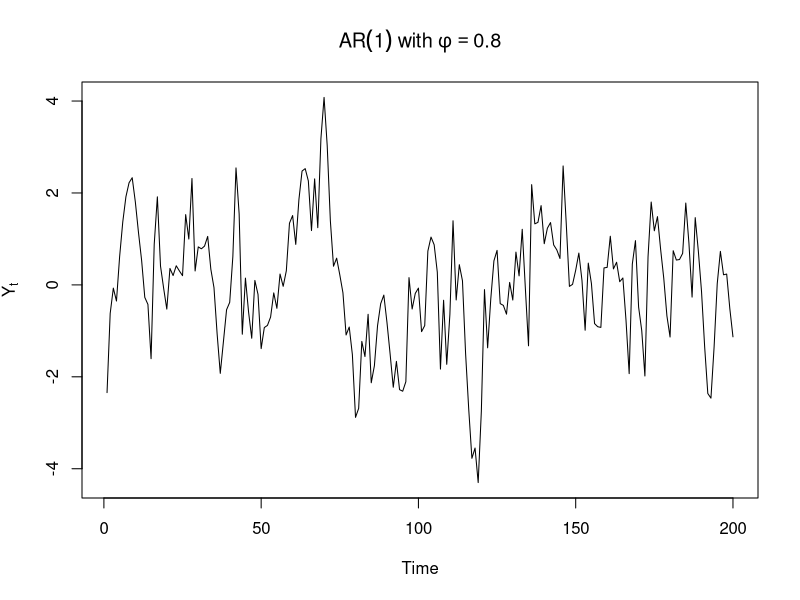
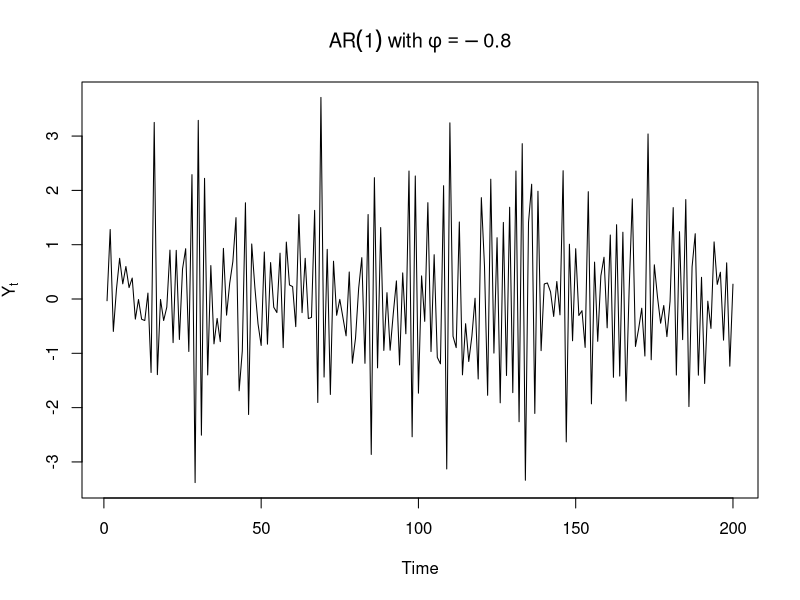
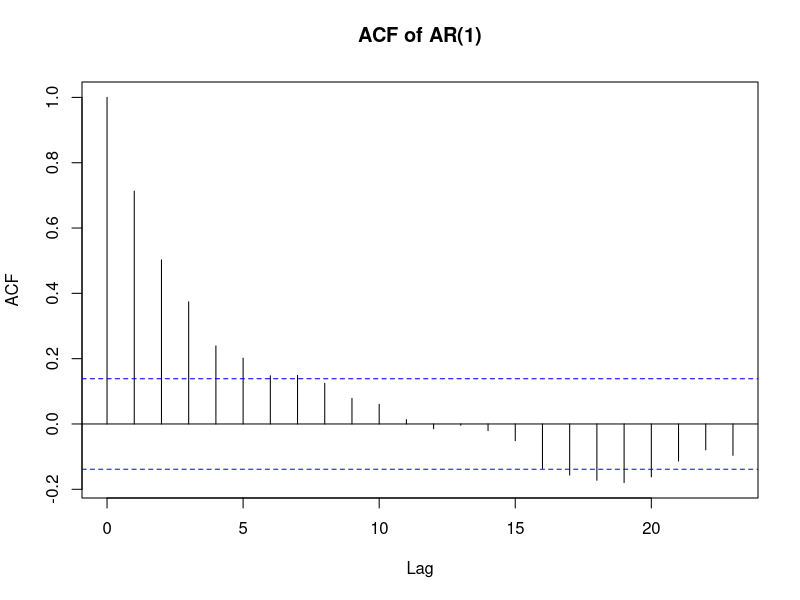
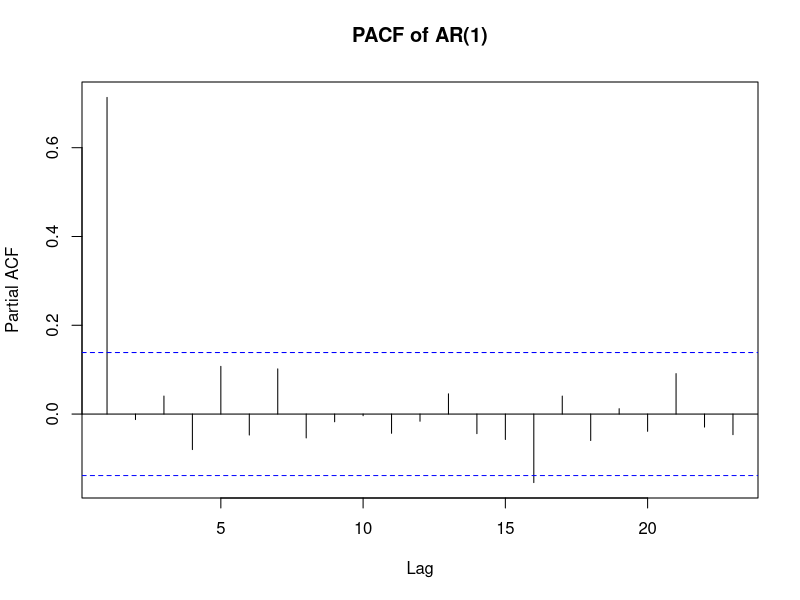
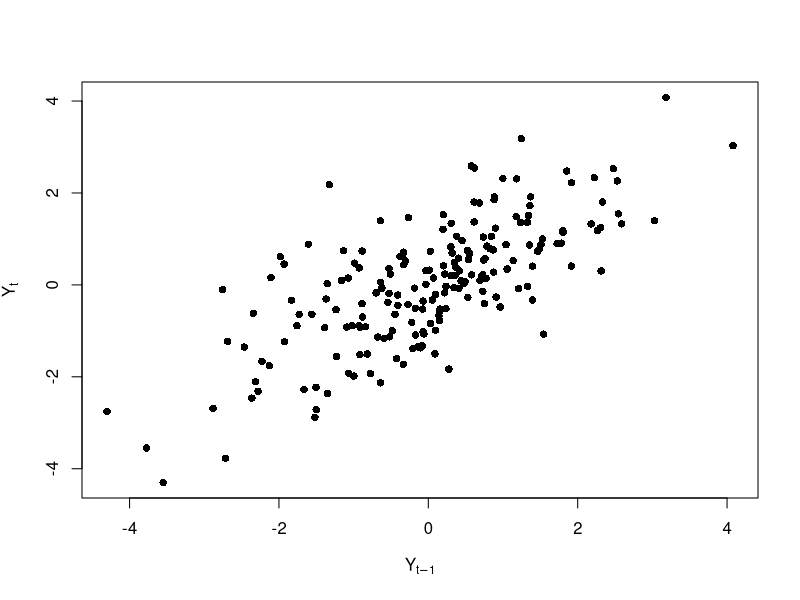
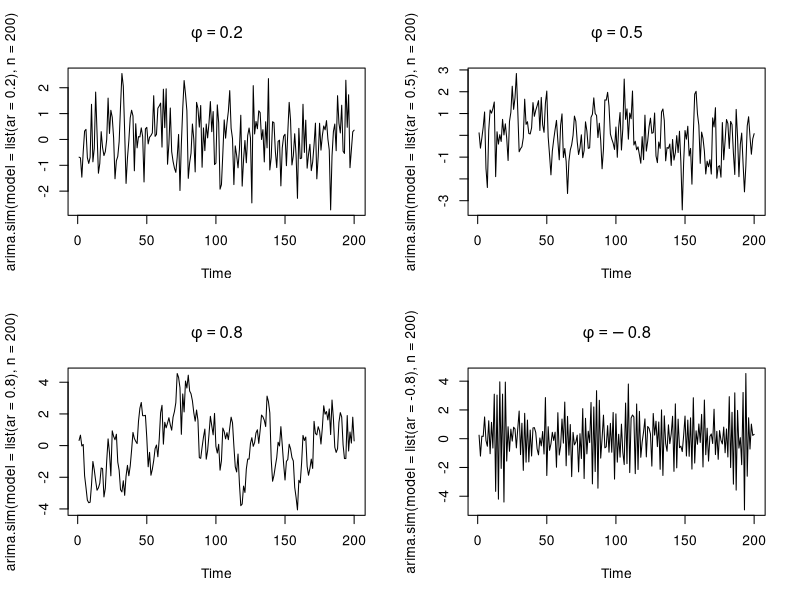

Source code (R) for these figures, in order:
## ---- chunk 1
set.seed(123)

ar1 <- arima.sim(
  model = list(ar = 0.8),
  n = 200
)

plot.ts(
  ar1,
  main = expression(AR(1)~with~phi==0.8),
  ylab = expression(Y[t])
)
## ---- chunk 2
set.seed(123)

ar1neg <- arima.sim(
  model = list(ar = -0.8),
  n = 200
)

plot.ts(
  ar1neg,
  main = expression(AR(1)~with~phi==-0.8),
  ylab = expression(Y[t])
)
## ---- chunk 3
acf(
  ar1,
  main="ACF of AR(1)"
)
## ---- chunk 4
pacf(
  ar1,
  main="PACF of AR(1)"
)
## ---- chunk 5
plot(
  x = ar1[-length(ar1)],
  y = ar1[-1],
  xlab = expression(Y[t-1]),
  ylab = expression(Y[t]),
  pch = 16
)
## ---- chunk 6
par(mfrow=c(2,2))

plot.ts(
  arima.sim(model=list(ar=.2), n=200),
  main=expression(phi==0.2)
)

plot.ts(
  arima.sim(model=list(ar=.5), n=200),
  main=expression(phi==0.5)
)

plot.ts(
  arima.sim(model=list(ar=.8), n=200),
  main=expression(phi==0.8)
)

plot.ts(
  arima.sim(model=list(ar=-0.8), n=200),
  main=expression(phi==-0.8)
)
## ---- chunk 7
fit <- arima(
  ar1,
  order=c(1,0,0)
)

fit
